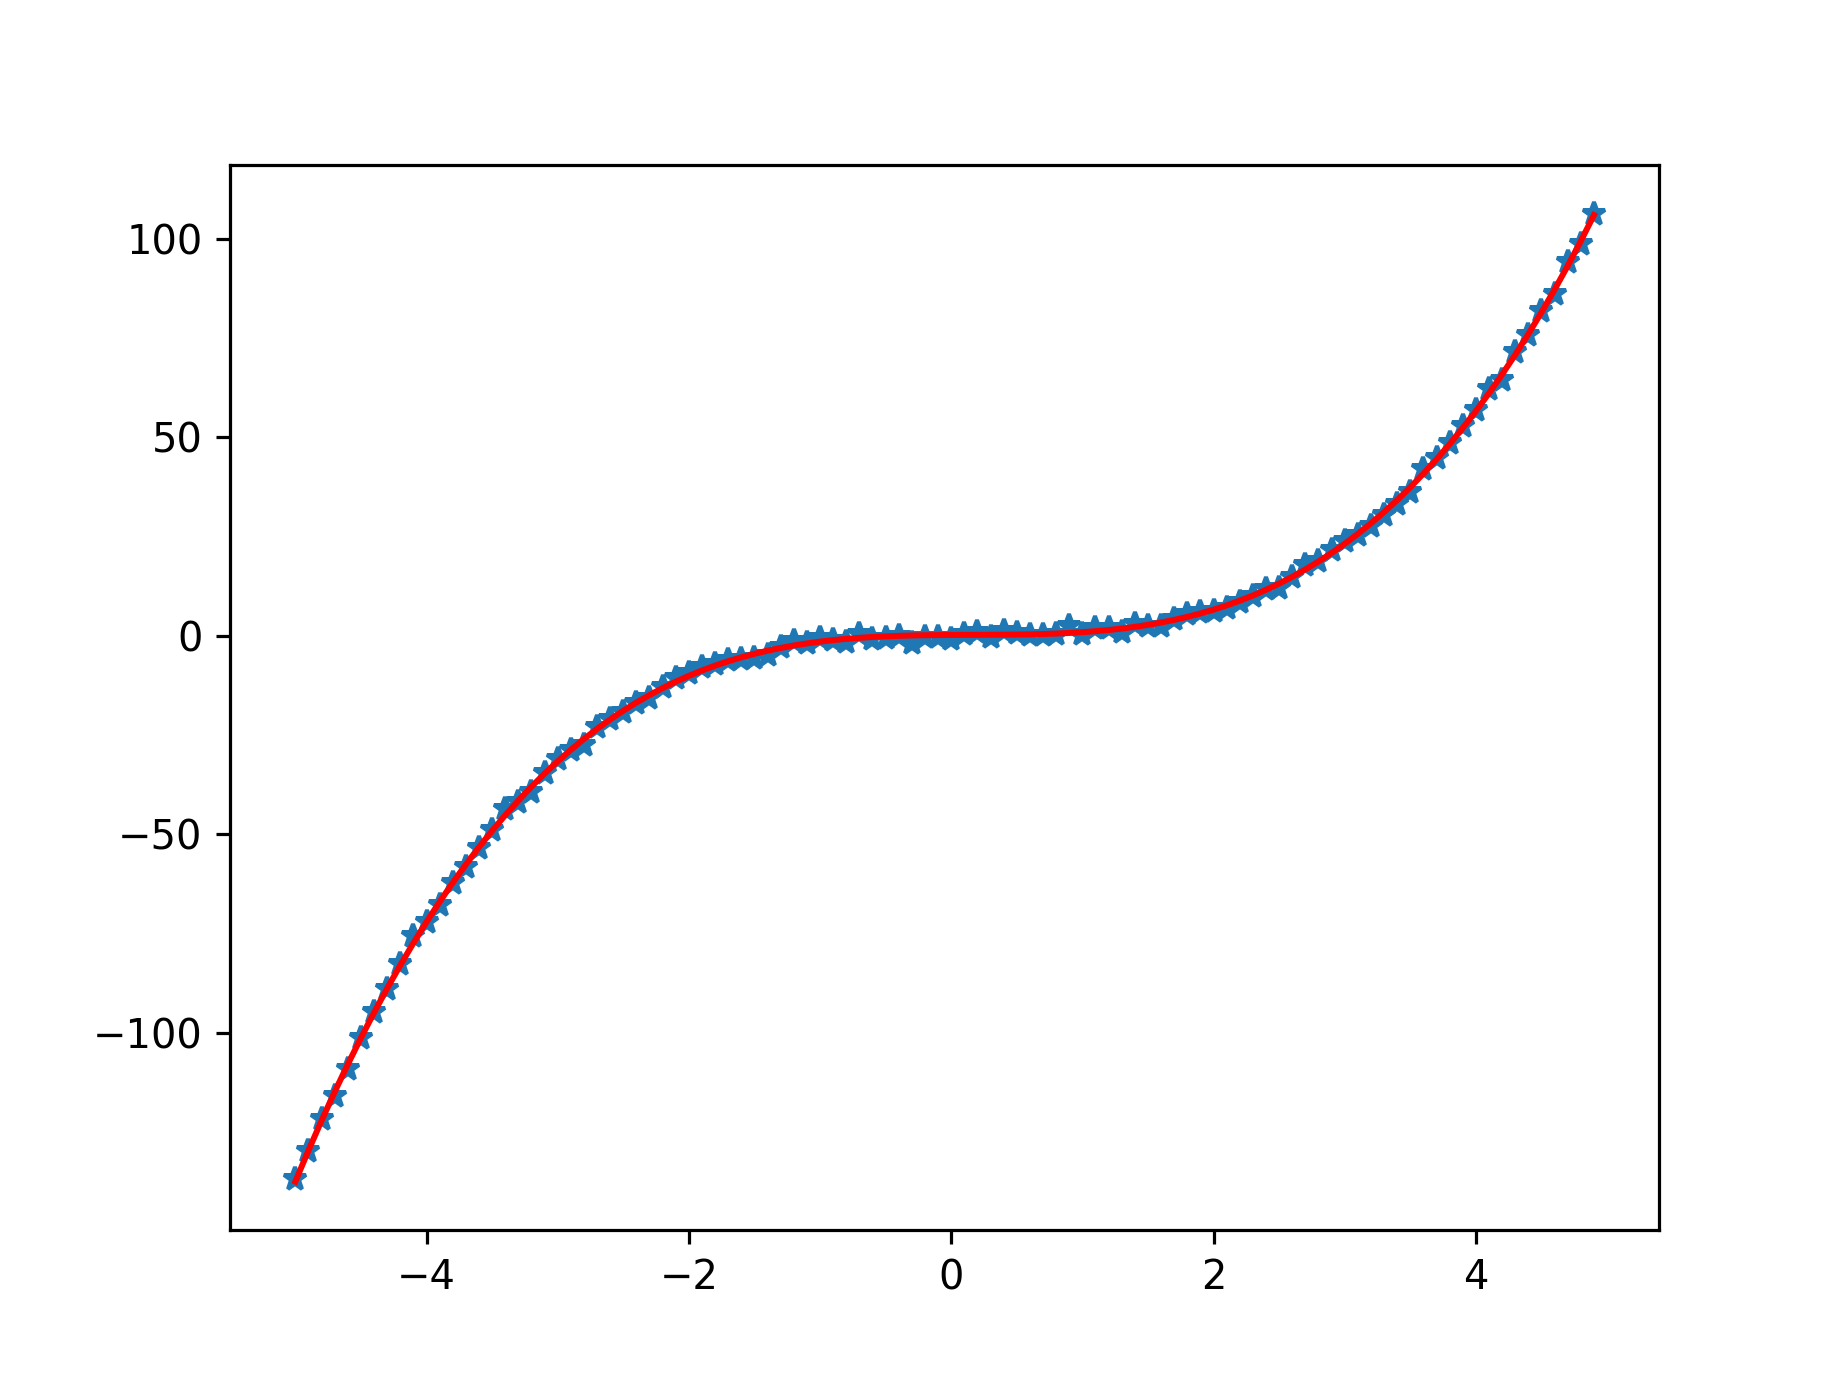

Generate this figure with Python:
import numpy
from matplotlib import pyplot as plt
t=numpy.arange(-5,5,0.1)
x_true=t**3-0.5*t**2
x=x_true+1*numpy.random.randn(t.size)

npoly=5  #let's fit 4th order polynomial
ndata=t.size
A=numpy.zeros([ndata,npoly])
A[:,0]=1.0
for i in range(1,npoly):
    A[:,i]=A[:,i-1]*t
#Let's ignore noise for now.  New equations are:
#m=(A^TA)^{-1}*(A^Td)
A=numpy.matrix(A)
d=numpy.matrix(x).transpose()
print(A.shape, d.shape)
lhs=A.transpose()*A
rhs=A.transpose()*d
fitp=numpy.linalg.inv(lhs)*rhs
pred=A*fitp
plt.clf();plt.plot(t,x,'*');plt.plot(t,pred,'r');
plt.draw()
plt.savefig('polyfit_example.png')
